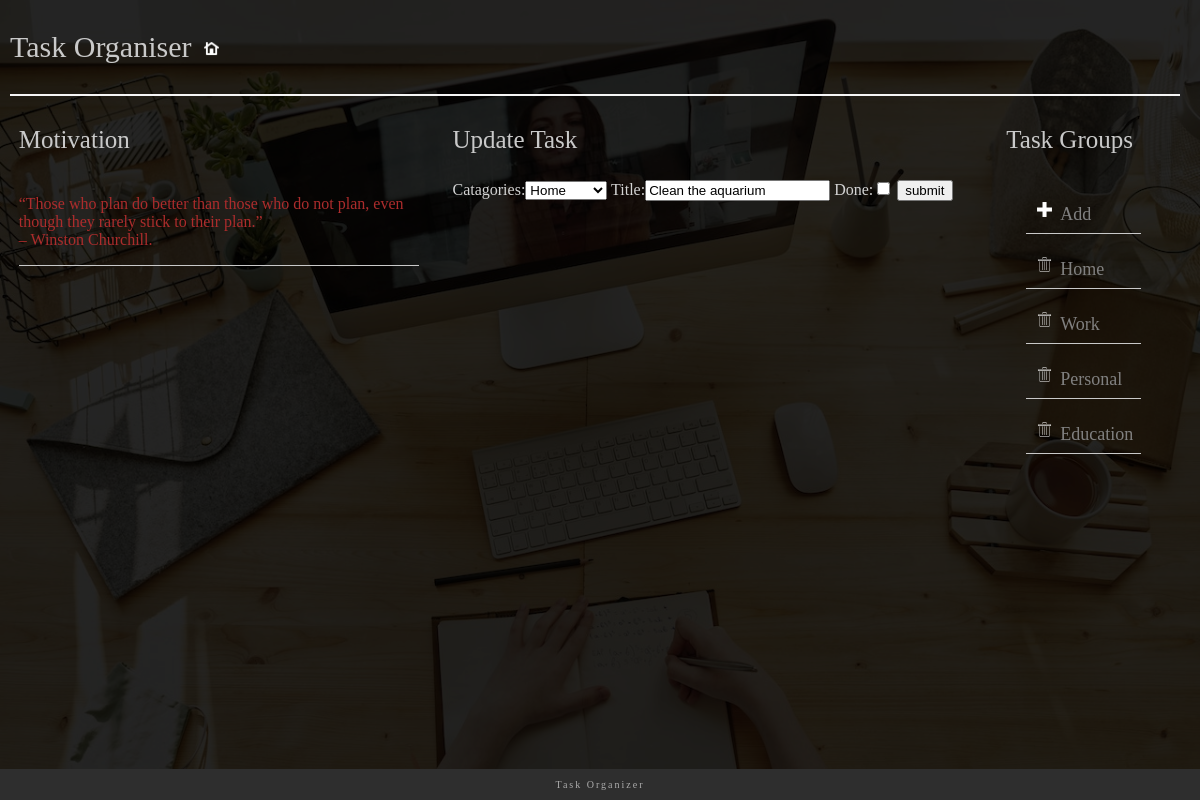
Page /task_update/31/ on the committed database.
### task_group/models.py (models this page shows, shortened)
class Task(models.Model):
    Catagories = models.ForeignKey(Catagories,related_name='Task',on_delete=models.CASCADE )
    title = models.CharField(max_length=256)
    created_date = models.DateTimeField(auto_now_add=True)
    done = models.BooleanField(default=False)
    class Meta:
        ordering = ["-created_date"]
    def __str__(self):
        return self.title

class Catagories (models.Model):
    catagories_name = models.CharField(max_length=20,primary_key=True)
    def __str__(self):
        return self.catagories_name

### task_group/views.py (the view)
# urls.py: path('task_update/<int:pk>/',TaskUpdateView.as_view(),name='t_create'),
class TaskUpdateView(UpdateView):
    fields = ('Catagories' , 'title', 'done')
    model = models.Task
    success_url = reverse_lazy("task_group:tlist")
    def get_context_data(self, **kwargs):
        context = super(TaskUpdateView, self).get_context_data(**kwargs)
        context['cat_list'] = Catagories.objects.all()
        print(context)
        return context

### task_group/templates/task_group/task_form.html (shortened to what this page needs)
{% extends 'task_group/base.html' %}
{% block heading %}
{% if form.instance.pk %}
<p class="groups_haeading">Update Task</p>
{% else %}
<p class="groups_haeading">Create new Task</p>
{% endif %}
{% endblock %}
{% block content %}
{%load static %}
<form method="post">
    <div class="formview">
    {{form}}
         <input type="submit" value="submit">
    </div>
</form>
{% endblock %}

### task_group/templates/task_group/base.html (shortened to what this page needs)
{% load static %}
<!DOCTYPE html>
<html lang="en">
<head>
    <link rel="stylesheet" href="{% static 'task_group/css/new.css' %}" type="text/css">
</head>
<body>
    <div class="body-inner">
    <div class="base">
        <div class="title">
            <p class="title-text">Task Organiser</p>
            <div class="home">
                <a href="{% url 'task_group:tlist' %}" class="icon"><img src="{% static 'task_group/img/home.png' %}"></a>
            </div>
        </div>
        <div class="context">
            <div class="left">
                <p class="left-heading">Motivation</p>
                <div class="motivation">
                    <p>“Those who plan do better than those who do not plan, even though they rarely stick to their plan.”<br> – Winston Churchill. </p>
                </div>
            </div>
            <div class="tasklist">
                <div class="left-heading">
                    <p class="headingtext">{% block heading %} {% endblock%}</p>
                </div>
   {% block content %}
            {% endblock %}
            </div>
            <div class="groups">
                <p class="groups-heading">Task Groups</p>
                <ul>
                    <li><a href="/catagories_create/" ><img src="{% static 'task_group/img/plus.png' %}"></a>Add</li>
                    {% for c in cat_list %}
                    <li>
                        <a href="/catagories_delete/{{c.pk}}" ><img src="{% static 'task_group/img/trash.png' %}"></a><a href="/details/{{c.pk}}" >{{c.catagories_name}}</a>
                    </li>
                  {% endfor %}
                </ul>
            </div>
        </div>
        <div class="footer">
            <p>Task Organizer </p>
        </div>
    </div>
</div>
</body>
</html>

### task_group/static/task_group/css/new.css (style rules this page uses)
body { height: 100vh; background-color: #000000; background-attachment: fixed; position: relative; background-size: cover; background-repeat: no-repeat; background-position: center; font-family: Bahnschrift Light; background-image: url("../bg.jpg"); margin: 0 !important; }
img { margin: 3px; height: 15px; padding-top: 12px; padding-right:5px; }
.title { float: left; position: static; border-bottom: 2px double whitesmoke; margin-right: 20px; margin-left:10px; display: flex; align-items: center; }
.title-text { color: rgb(201, 201, 201); font-size: 30px; font-family: Bahnschrift; }
.home { padding-left: 10px; padding-bottom: 5px; }
.body-inner { background-color: #000000d9; height: 100vh; }
.base { display: flex; flex-direction: column; width: 100%; height: 100%; }
.context { display: flex; flex-direction: row; justify-content: space-evenly; margin: 5px; justify-items: center; flex-wrap: wrap; align-items: flex-start; }
.left { color: rgb(172, 44, 44); display: flex; flex-direction: column; margin-right: 20px; display: flex; flex-direction: column; }
.left-heading { font-size: 25px; color: rgb(201, 201, 201); }
.motivation { max-width: 400px; font-size: 16px; border-bottom: 1px solid rgb(201, 201, 201); }
.tasklist { min-width: 30vw; display: flex; flex-direction: column; justify-content: center; max-width: 600px; }
.groups { color: gray; padding-left:20px; padding-right:20px; }
a { text-decoration:none; color: gray; }
.groups-heading { font-size: 25px; color: rgb(201, 201, 201); padding-left: 20px; }
li { list-style: none; padding: 8px; margin-right: 20px; font-size: 18px; border-bottom: 1px solid rgb(201, 201, 201); }
.footer { position: fixed; left: 0; bottom: 0; width: 100%; font-size: 10px; letter-spacing: 2px; font-weight: lighter; background-color: rgb(46, 46, 46); color: rgb(172, 172, 172); text-align: center; }
.formview { color:rgb(211, 211, 211); }

### rows in the picture
Task: Catagories "Home", title "Clean the aquarium"
Catagories: catagories_name "Home"
Catagories: catagories_name "Work"
Catagories: catagories_name "Personal"
Catagories: catagories_name "Education"
